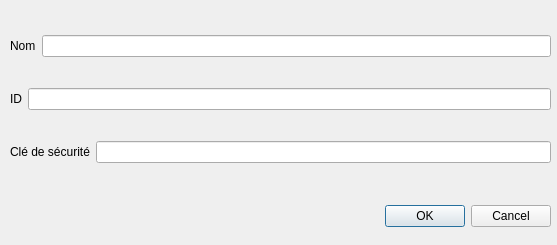
<?xml version="1.0" encoding="UTF-8"?>
<ui version="4.0">
 <class>NewAppareil</class>
 <widget class="QDialog" name="NewAppareil">
  <property name="geometry">
   <rect>
    <x>0</x>
    <y>0</y>
    <width>557</width>
    <height>245</height>
   </rect>
  </property>
  <property name="windowTitle">
   <string>Ajouter un appareil</string>
  </property>
  <widget class="QDialogButtonBox" name="buttonBox">
   <property name="geometry">
    <rect>
     <x>210</x>
     <y>200</y>
     <width>341</width>
     <height>32</height>
    </rect>
   </property>
   <property name="orientation">
    <enum>Qt::Horizontal</enum>
   </property>
   <property name="standardButtons">
    <set>QDialogButtonBox::Cancel|QDialogButtonBox::Ok</set>
   </property>
  </widget>
  <widget class="QWidget" name="verticalLayoutWidget">
   <property name="geometry">
    <rect>
     <x>10</x>
     <y>10</y>
     <width>541</width>
     <height>181</height>
    </rect>
   </property>
   <layout class="QVBoxLayout" name="verticalLayout">
    <item>
     <layout class="QHBoxLayout" name="horizontalLayout">
      <item>
       <widget class="QLabel" name="label">
        <property name="text">
         <string>Nom</string>
        </property>
       </widget>
      </item>
      <item>
       <widget class="QLineEdit" name="nomAppareil"/>
      </item>
     </layout>
    </item>
    <item>
     <layout class="QHBoxLayout" name="horizontalLayout_2">
      <item>
       <widget class="QLabel" name="label_2">
        <property name="text">
         <string>ID</string>
        </property>
       </widget>
      </item>
      <item>
       <widget class="QLineEdit" name="idAppareil"/>
      </item>
     </layout>
    </item>
    <item>
     <layout class="QHBoxLayout" name="horizontalLayout_3">
      <item>
       <widget class="QLabel" name="label_3">
        <property name="text">
         <string>Clé de sécurité</string>
        </property>
       </widget>
      </item>
      <item>
       <widget class="QLineEdit" name="securiteAppareil">
        <property name="echoMode">
         <enum>QLineEdit::Password</enum>
        </property>
       </widget>
      </item>
     </layout>
    </item>
   </layout>
  </widget>
 </widget>
 <resources/>
 <connections>
  <connection>
   <sender>buttonBox</sender>
   <signal>accepted()</signal>
   <receiver>NewAppareil</receiver>
   <slot>accept()</slot>
   <hints>
    <hint type="sourcelabel">
     <x>248</x>
     <y>254</y>
    </hint>
    <hint type="destinationlabel">
     <x>157</x>
     <y>274</y>
    </hint>
   </hints>
  </connection>
  <connection>
   <sender>buttonBox</sender>
   <signal>rejected()</signal>
   <receiver>NewAppareil</receiver>
   <slot>reject()</slot>
   <hints>
    <hint type="sourcelabel">
     <x>316</x>
     <y>260</y>
    </hint>
    <hint type="destinationlabel">
     <x>286</x>
     <y>274</y>
    </hint>
   </hints>
  </connection>
 </connections>
</ui>
